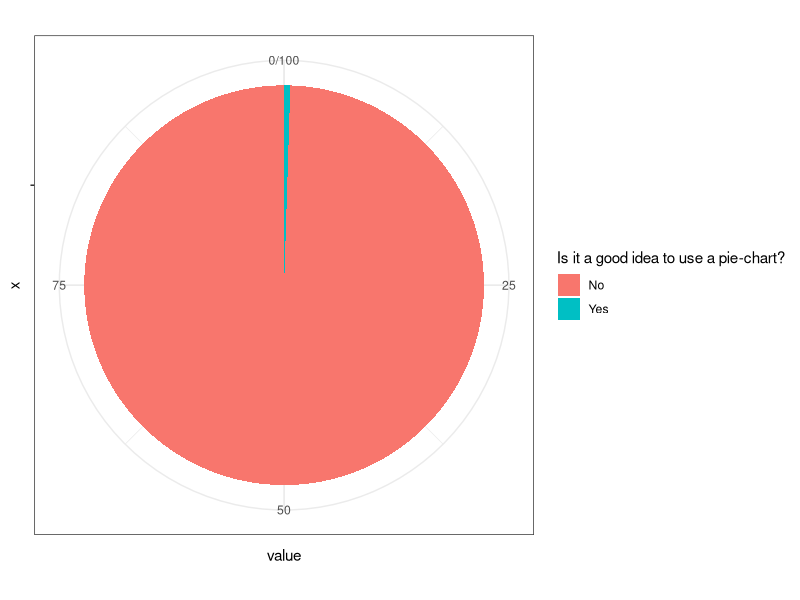

Write the R code that produced this figure.
## ---- chunk 1
knitr::opts_chunk$set(echo = TRUE)
## ---- chunk 2
library(ggplot2)
library(tidyverse)
## ---- chunk 3
value <- c(99.5, 0.5)
group <- c("No", "Yes")
work <- data_frame(value, group)

ggplot(work, aes(x = "", y = value, fill = group)) +
  geom_bar(stat = "identity", width = 1) +
  coord_polar("y", start = 0) +
  labs(fill = "Is it a good idea to use a pie-chart?") +
  theme(legend.position = "top") +
  theme_bw()
